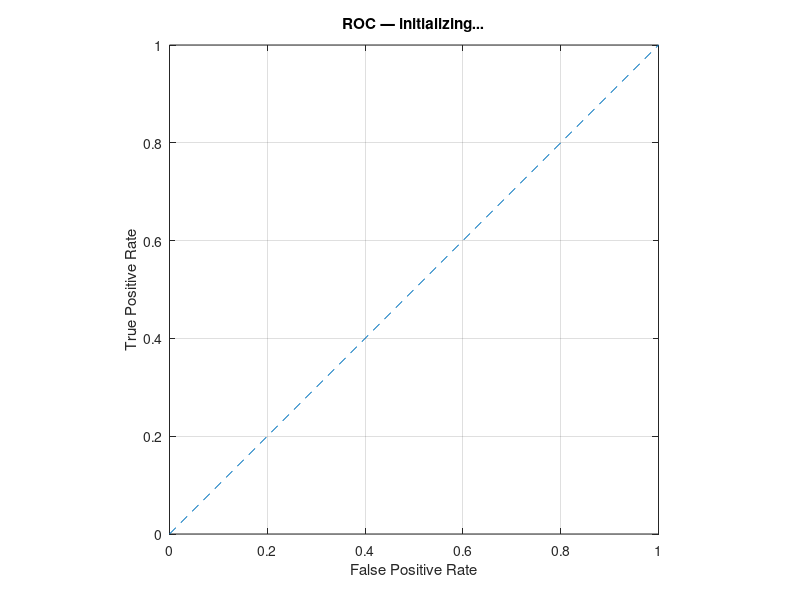

Write MATLAB code to recreate this figure. (Note: this script raises an error after producing the figure.)
%% ADS-B Receiver PlutoSDR ( Model 2 : Frame Buffer + ROC + CSV + SNR )
% Description:
%   Real-time ADS-B (Mode S, DF=17) receiver using PlutoSDR.
%   Processing chain:
%     PlutoSDR RX (10 MS/s)
%     -> FIR pre-filter
%     -> magnitude-squared (energy)
%     -> Frame Buffer (sliding)
%     -> matched filter (preamble template, over energy)
%     -> correlation peak search
%     -> preamble validation (chip-level energy check)
%     -> PPM demodulation (early-late)
%     -> CRC-24 parity check
%     -> ROC Curve (sample every k samples from correlation) 
%     -> CSV logging for packets (incl. SNR & AUC)            
%  
% References:
%   [1] RTCA DO-260B/DO-260C (1090ES MOPS)
%   [2] ICAO Annex 10, Vol. IV
%   [3] Mode S / ADS-B CRC-24 polynomial: 0x1FFF409
%   [4] Fawcett, "An introduction to ROC analysis", Pattern Recognition Letters, 2006
%   [5] Oppenheim & Schafer, Discrete-Time Signal Processing
%   [6] Proakis & Salehi, Digital Communications
%   [7] Huber & Ronchetti, Robust Statistics

clear; clc;

%% ---------- User Controls ----------
DEBUG_PLOT   = true;           % Enable ROC plotting
DEBUG_EVERY  = 20;             % Plot ROC every N frames
iterCount    = 0;

% CSV logging (เฉพาะ Packet CSV)
LOG_CSV   = true;
RUN_TAG   = datestr(now,'yyyymmdd_HHMMSS');
CSV_FILE  = sprintf('adsb_%s.csv', RUN_TAG);

% Create CSV headers (Packet CSV includes AUC_last)
if LOG_CSV
  [fid,msg] = fopen(CSV_FILE,'w');
  if fid == -1
    warning('adsb:csvOpen','Cannot open CSV: %s (reason: %s). Disable logging.', CSV_FILE, msg);
    LOG_CSV = false;
  else
    fprintf(fid,'timestamp,CA,ICAO_hex,SNRiq_dB,Psig_dBFS,Pnoi_dBFS,AUC\n');
    fclose(fid);
  end
end

%% ---------- ROC controls/state (ALIGNED with reference minimal ROC) ----------
ROC_SAMPLE_STEP   = 20;        % sample every 20 samples จาก correlation output
ROC_POS_WINDOW_US = 2.0;       % ±2 us window around true preamble center for labels
ROC_MIN_POINTS    = 2000;      % start plotting ROC after collecting enough points
ROC_THRESH_PTS    = 1000;      % number of thresholds for ROC sweep
ROC_MAX_SAMPLES   = inf ;       % hard cap of collected samples
roc_scores = [];               % accumulated scores
roc_labels = [];               % accumulated labels (1/0)
AUC_last   = NaN;              % keep last computed AUC for printing/CSV

% ROC label policy when no CRC-valid this frame
ROC_LABEL_MODE = 'crc-only';   % {'crc-only','peaks-when-no-crc'}

% Pre-create ROC figure (optional)
hFigROC = [];
if DEBUG_PLOT
  hFigROC = figure(9); clf;
  set(hFigROC,'Name','ADS-B ROC','NumberTitle','off','Color','w');
  plot([0 1],[0 1],'--'); grid on; axis([0 1 0 1]); axis square;
  title('ROC — initializing...'); xlabel('False Positive Rate'); ylabel('True Positive Rate');
  drawnow;
end

%% ---------- Radio / Buffer ----------
fc       = 1090e6;          % ADS-B carrier frequency
sampRate = 10e6;            % 10 MS/s -> 5 samples per 0.5 us chip at 2 MHz
frameLen = 65536;           % SDR read size
bufferLen= 16*frameLen;     % Sliding buffer length

% PlutoSDR (Fast Attack AGC)
rx = sdrrx('Pluto', ...
  'CenterFrequency', fc, ...
  'BasebandSampleRate', sampRate, ...
  'SamplesPerFrame', frameLen, ...
  'GainSource','AGC Fast Attack', ...
  'OutputDataType','double');

disp('✅ PlutoSDR ready (AGC Fast Attack) ... Listening 1090 MHz ...');

%% ---------- FIR front-end (pre-buffer) ----------
b_fir = [0  -0.001951 -0.001727 0.002622 0.006403 0 -0.013408 -0.011526 0.015748 ...
         0.034483 0 -0.064286 -0.056995 0.089999 0.300257 0.400761 0.300257 ...
         0.089999 -0.056995 -0.064286 0 0.034483 0.015748 -0.011526 -0.013408 ...
         0 0.006403 0.002622 -0.001727 -0.001951 0];
firState = zeros(length(b_fir)-1, 1);   % streaming state

%% ---------- ADS-B PHY Parameters ----------
spc_chip  = round(sampRate/2e6);   % samples per 0.5 us chip
spb_bit   = 2*spc_chip;            % samples per 1.0 us bit

% 16-chip preamble (8 us)
SyncSequence = [1 0 1 0 0 0 0 1 0 1 0 0 0 0 0 0];

ADS_B_Parameter.SamplesPerChip             = spc_chip;
ADS_B_Parameter.SyncSequence               = SyncSequence;
ADS_B_Parameter.SyncSequenceLength         = length(SyncSequence);
ADS_B_Parameter.SyncSequenceHighIndices    = find(SyncSequence==1);
ADS_B_Parameter.SyncSequenceLowIndices     = find(SyncSequence==0);
ADS_B_Parameter.SyncSequenceNumHighValues  = numel(ADS_B_Parameter.SyncSequenceHighIndices);
ADS_B_Parameter.SyncSequenceNumLowValues   = numel(ADS_B_Parameter.SyncSequenceLowIndices);
ADS_B_Parameter.PreambleLength             = ADS_B_Parameter.SyncSequenceLength * spc_chip;
ADS_B_Parameter.LongPacketLength           = 112 * spb_bit;
ADS_B_Parameter.MaxPacketLength            = ADS_B_Parameter.PreambleLength + ADS_B_Parameter.LongPacketLength;
ADS_B_Parameter.MaxNumPacketsInFrame       = 64;
ADS_B_Parameter.SyncDownsampleFactor       = 1;

% Matched-filter template (bipolar ±1 at chip rate), time-reversed
preamble_bip = 2*SyncSequence - 1;
mf = flipud(repelem(preamble_bip(:), spc_chip));

% Sliding buffer (complex IQ)
xBuff = zeros(bufferLen,1);

conting = 0;  % count valid DF=17 across run

%% ---------- Main loop ----------
while true
  iterCount = iterCount + 1;

  % 1) Read RF samples
  newFrame = rx(); if isempty(newFrame), continue; end

  % 2) FIR pre-filter (complex IQ)
  [newFrameFIR, firState] = filter(b_fir, 1, newFrame, firState);

  % 3) Update sliding buffer (complex IQ)
  xBuff = [xBuff(numel(newFrameFIR)+1:end); newFrameFIR];

  % 4) Instantaneous energy
  energySig = abs(xBuff).^2;

  % 5) Matched filter over energy (correlation output)
  xFilt = conv(energySig, mf, 'same');

  % 6) Packet search (returns validated packets and preamble start times)
  [packetSamples, packetCnt, syncTimeVec] = packetSearch(abs(xFilt), xBuff, energySig, ADS_B_Parameter);

  % ===== ROC accumulation each frame (either strict CRC-only or peaks-when-no-crc) =====
  pos_mask = false(size(xFilt));
  if strcmpi(ROC_LABEL_MODE,'peaks-when-no-crc')
    % ถ้าไม่มี CRC-valid ในเฟรมนี้ จะไปตั้งหน้าต่างบวกรอบพีคสูงสุดด้านล่าง
  end

  % 7) Decode each validated packet
  any_crc_valid = false;
  for k = 1:packetCnt
    region_energy = abs(packetSamples(:,k)); % energy segment (magnitude)
    nBits = floor(numel(region_energy)/spb_bit);
    if nBits < 112, continue; end

    % Early-Late PPM energy compare
    segsE = reshape(region_energy(1:nBits*spb_bit), spb_bit, nBits);
    early = sum(segsE(1:spc_chip, :), 1);
    late  = sum(segsE(spc_chip+1:end, :), 1);
    bits  = double(early > late);
    bits  = bits(1:112);

    % CRC-24 (DO-260)
    if checkCRC(bits)
      DF = bin2dec(num2str(bits(1:5)));
      if DF==17
        any_crc_valid = true;
        conting = conting+1;
        CA   = bin2dec(num2str(bits(6:8)));
        ICAO = bits(9:32);
        DATA = bits(33:88);

        % ---------- SNR (mask-only IQ around this packet) ----------
        preamble_len   = ADS_B_Parameter.PreambleLength;
        msg_len        = ADS_B_Parameter.LongPacketLength;
        syncTime       = syncTimeVec(k);  % start-of-preamble index in xBuff
        dataStart      = syncTime + preamble_len;
        dataEnd        = dataStart + msg_len - 1;
        % Boundary guard (robust)
        dataStart = max(1, dataStart);
        dataEnd   = min(length(xBuff), dataEnd);

        region_iq  = xBuff(dataStart:dataEnd); % complex IQ inside message
        P_sig_lin  = max(abs(region_iq).^2);   % peak power inside message
        % Noise: all IQ outside [syncTime - preamble_len, dataEnd]
        mask = true(size(xBuff));
        sigL = max(1, syncTime - preamble_len);
        sigR = min(length(xBuff), dataEnd);
        mask(sigL:sigR) = false;
        noise_iq = xBuff(mask);

        if isempty(noise_iq), noise_iq = xBuff; end
        P_noi_lin = mean(abs(noise_iq).^2);

        SNR_iq_dB = 10*log10(P_sig_lin/(P_noi_lin + eps));
        Psig_dBFS = 10*log10(P_sig_lin + eps);
        Pnoi_dBFS = 10*log10(P_noi_lin + eps);

        % ---------- Print pretty line (include AUC_last & Ncur) ----------
        ICAO_hex = sprintf('%06X', bin2dec(char(ICAO + '0')));
        DATA_str = char(DATA + '0');
        ts_now   = datestr(now,'HH:MM:SS.FFF');
        Ncur     = numel(roc_scores);
        fprintf(['[%s] [ADS-B] ICAO=%s | CA=%d | Message=%s | SNR=%.2f dB' ...
                 ' | Count=%d | AUC=%s | N=%d\n'], ...
                ts_now, ICAO_hex, CA, DATA_str, SNR_iq_dB, conting, ...
                ternaryStr(isnan(AUC_last),'NaN',sprintf('%.3f',AUC_last)), Ncur);

        % ---------- Packet CSV log (append) ----------
        if LOG_CSV
          tstamp = char(datetime('now','Format','yyyy-MM-dd HH:mm:ss.SSS'));
          [fid,msg] = fopen(CSV_FILE,'a');
          if fid ~= -1
            fprintf(fid,'%s,%d,%s,%.2f,%.2f,%.2f,%.3f\n', ...
                    tstamp, CA, ICAO_hex, SNR_iq_dB, Psig_dBFS, Pnoi_dBFS, AUC_last);
            fclose(fid);
          else
            warning('adsb:csvAppend','Packet CSV append failed: %s', msg);
          end
        end

        % ---------- Mark positive window for ROC labels (strict mode) ----------
        if strcmpi(ROC_LABEL_MODE,'crc-only')
          preamble_center = syncTime + round(preamble_len/2);
          win_samp = round((ROC_POS_WINDOW_US * 1e-6) * sampRate);
          i1 = max(1, preamble_center - win_samp);
          i2 = min(length(xFilt), preamble_center + win_samp);
          pos_mask(i1:i2) = true;
        end
      end
    end
  end

  % ---------- ROC accumulation (frame-level) ----------
  if strcmpi(ROC_LABEL_MODE,'peaks-when-no-crc') && ~any_crc_valid
    [~, loc] = max(xFilt);
    win_samp = round((ROC_POS_WINDOW_US * 1e-6) * sampRate);
    i1 = max(1, loc - win_samp); i2 = min(length(xFilt), loc + win_samp);
    pos_mask(i1:i2) = true;
  end

  % Downsample correlation to collect ROC samples
  s_idx = 1:ROC_SAMPLE_STEP:length(xFilt);
  roc_scores = [roc_scores; abs(xFilt(s_idx)).'];       %#ok<AGROW>
  roc_labels = [roc_labels; double(pos_mask(s_idx)).']; %#ok<AGROW>

  % Hard cap → finalize plotting and exit  (USE minimal computeROC)
  if numel(roc_scores) >= ROC_MAX_SAMPLES
    Ncap = ROC_MAX_SAMPLES;
    if numel(roc_scores) > Ncap
      roc_scores = roc_scores(1:Ncap);
      roc_labels = roc_labels(1:Ncap);
    end
    try
      [FPR, TPR, AUC] = computeROC(roc_scores, roc_labels, ROC_THRESH_PTS);
      AUC_last = AUC;
      figure(9); clf;
      plot(FPR, TPR, '-o', 'LineWidth', 1.25, 'MarkerSize', 3);
      grid on; axis([0 1 0 1]); axis square;
      title(sprintf('ROC (N=%d samples)  AUC = %.3f', Ncap, AUC));
      xlabel('False Positive Rate (FPR)'); ylabel('True Positive Rate (TPR)');
      drawnow;
    catch
    end
    fprintf('🛑 Reached ROC_MAX_SAMPLES = %d. Stopping...\n', Ncap);
    try, release(rx); catch, end
    return;
  end

  % Intermediate ROC plot (USE minimal computeROC)
  if DEBUG_PLOT && mod(iterCount, DEBUG_EVERY)==0 && numel(roc_scores) >= ROC_MIN_POINTS
    [FPR, TPR, AUC] = computeROC(roc_scores, roc_labels, ROC_THRESH_PTS);
    AUC_last = AUC;
    if isempty(hFigROC) || ~ishandle(hFigROC), hFigROC = figure(9); end
    set(0,'CurrentFigure',hFigROC); clf;
    plot(FPR, TPR, '-o', 'LineWidth', 1.25, 'MarkerSize', 3);
    grid on; axis([0 1 0 1]); axis square;
    title(sprintf('ROC (N=%d samples)  AUC = %.3f', numel(roc_scores), AUC));
    xlabel('False Positive Rate (FPR)'); ylabel('True Positive Rate (TPR)');
    drawnow limitrate;
  end
end

%% -------- helper: Framework-like packet search --------
function [packetSamples, packetCnt, syncTimeVec] = packetSearch(xFilt, xBuff, energySig, ADS_B_Parameter)
  spc = ADS_B_Parameter.SamplesPerChip;
  syncLen    = ADS_B_Parameter.SyncSequenceLength;
  syncSigLen = syncLen*spc;
  xLen       = length(xBuff);

  subFrameLen     = ADS_B_Parameter.MaxPacketLength;
  subFrameDownLen = subFrameLen / ADS_B_Parameter.SyncDownsampleFactor;
  numSubFrames    = floor(xLen / subFrameLen);

  packetSamples = zeros(ADS_B_Parameter.LongPacketLength, ADS_B_Parameter.MaxNumPacketsInFrame, 'like', xBuff);
  syncTimeVec   = zeros(ADS_B_Parameter.MaxNumPacketsInFrame,1);
  packetCnt     = 0;

  for p = 0:(numSubFrames-2)
    % (A) Peak search inside this subframe
    idx = double(p)*subFrameDownLen + (1:subFrameDownLen);
    [~, tmp] = max(xFilt(idx));
    syncIdx  = tmp;  % index within subframe

    % (B) Convert to buffer index; compensate preamble length
    syncTime = round(syncIdx*ADS_B_Parameter.SyncDownsampleFactor - syncSigLen + p*subFrameLen);

    % (C) Boundary guard
    if (syncTime <= 0) || (syncTime + ADS_B_Parameter.MaxPacketLength - 1 > xLen)
      continue;
    end

    % (D) Preamble validation at chip-level (energy)
    rxSyncEnergy = energySig(syncTime + (0:syncSigLen-1));
    rxSyncSeq    = sum(reshape(rxSyncEnergy, spc, syncLen), 1);

    hi = ADS_B_Parameter.SyncSequenceHighIndices;
    lo = ADS_B_Parameter.SyncSequenceLowIndices;
    th = (mean(rxSyncSeq(hi)) + mean(rxSyncSeq(lo)))/2;

    if all(xor((rxSyncSeq < th), ADS_B_Parameter.SyncSequence))
      % (E) Valid → slice following 112-bit data
      packetCnt = packetCnt + 1;
      if packetCnt <= ADS_B_Parameter.MaxNumPacketsInFrame
        dataIdx = int32(ADS_B_Parameter.PreambleLength + (0:ADS_B_Parameter.LongPacketLength-1));
        packetSamples(:,packetCnt) = xBuff(syncTime + dataIdx, 1);
        syncTimeVec(packetCnt)     = syncTime;  % start-of-preamble in buffer
      end
    end
  end
end

%% -------- Mode-S/ADS-B CRC-24 parity --------
function isValid = checkCRC(bits)
  % CRC over 88-bit payload with 24 parity (DO-260), poly = 0x1FFF409
  if numel(bits) < 112, isValid = false; return; end
  poly = [1 1 1 1 1 1 1 1 1 1 1 1 1 0 1 0 0 0 0 0 0 1 0 0 1];
  msg   = bits(1:88);
  crcRx = bits(89:112);
  dividend = [msg zeros(1,24)];
  for i = 1:numel(msg)
    if dividend(i)==1, dividend(i:i+24) = bitxor(dividend(i:i+24), poly); end
  end
  isValid = isequal(dividend(end-23:end), crcRx);
end

%% -------- ROC compute (toolbox-free, minimal; aligned with reference) --------
function [FPR, TPR, AUC] = computeROC(scores, labels, Nth)
  scores = scores(:);
  labels = labels(:) > 0;
  npos = sum(labels==1); nneg = sum(labels==0);
  if npos==0 || nneg==0, FPR=[0;1]; TPR=[0;1]; AUC=NaN; return; end
  smin=min(scores); smax=max(scores);
  if smin==smax, FPR=[0;1]; TPR=[0;1]; AUC=0.5; return; end

  thr = linspace(smax, smin, max(3, Nth)).';
  TPR = zeros(numel(thr),1); FPR = zeros(numel(thr),1);
  for i=1:numel(thr)
    t  = thr(i);
    yp = (scores >= t);
    TP = sum( yp &  labels );
    FP = sum( yp & ~labels );
    FN = sum(~yp &  labels );
    TN = sum(~yp & ~labels );
    TPR(i) = TP / (TP + FN + eps);
    FPR(i) = FP / (FP + TN + eps);
  end
  [FPR, ord] = sort(FPR);
  TPR = TPR(ord);
  AUC = trapz(FPR, TPR);
end

%% -------- Tiny helper --------
function s = ternaryStr(cond, a, b)
if cond, s = a; else, s = b; end
end
